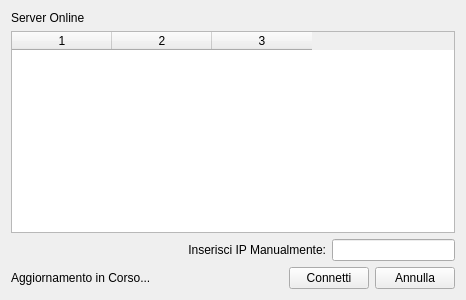
<?xml version="1.0" encoding="UTF-8"?>
<ui version="4.0">
 <class>ServerLister</class>
 <widget class="QWidget" name="ServerLister">
  <property name="geometry">
   <rect>
    <x>0</x>
    <y>0</y>
    <width>400</width>
    <height>300</height>
   </rect>
  </property>
  <property name="windowTitle">
   <string>Form</string>
  </property>
  <layout class="QGridLayout" name="gridLayout">
   <item row="0" column="0">
    <widget class="QLabel" name="label">
     <property name="text">
      <string>Server Online</string>
     </property>
    </widget>
   </item>
   <item row="2" column="0">
    <spacer name="horizontalSpacer_2">
     <property name="orientation">
      <enum>Qt::Horizontal</enum>
     </property>
     <property name="sizeHint" stdset="0">
      <size>
       <width>96</width>
       <height>20</height>
      </size>
     </property>
    </spacer>
   </item>
   <item row="2" column="1" colspan="3">
    <widget class="QLabel" name="ManualLabel">
     <property name="text">
      <string>Inserisci IP Manualmente:</string>
     </property>
     <property name="alignment">
      <set>Qt::AlignRight|Qt::AlignTrailing|Qt::AlignVCenter</set>
     </property>
     <property name="buddy">
      <cstring>ManualInput</cstring>
     </property>
    </widget>
   </item>
   <item row="2" column="4" colspan="2">
    <widget class="QLineEdit" name="ManualInput"/>
   </item>
   <item row="3" column="0" colspan="2">
    <widget class="QLabel" name="AggiornamentoLabel">
     <property name="text">
      <string>Aggiornamento in Corso...</string>
     </property>
    </widget>
   </item>
   <item row="3" column="2">
    <spacer name="horizontalSpacer">
     <property name="orientation">
      <enum>Qt::Horizontal</enum>
     </property>
     <property name="sizeHint" stdset="0">
      <size>
       <width>207</width>
       <height>20</height>
      </size>
     </property>
    </spacer>
   </item>
   <item row="3" column="3" colspan="2">
    <widget class="QPushButton" name="connectButton">
     <property name="minimumSize">
      <size>
       <width>80</width>
       <height>0</height>
      </size>
     </property>
     <property name="text">
      <string>Connetti</string>
     </property>
    </widget>
   </item>
   <item row="3" column="5">
    <widget class="QPushButton" name="cancelButton">
     <property name="minimumSize">
      <size>
       <width>80</width>
       <height>0</height>
      </size>
     </property>
     <property name="text">
      <string>Annulla</string>
     </property>
    </widget>
   </item>
   <item row="1" column="0" colspan="6">
    <widget class="QTableWidget" name="TabellaServer">
     <property name="horizontalScrollBarPolicy">
      <enum>Qt::ScrollBarAlwaysOff</enum>
     </property>
     <property name="editTriggers">
      <set>QAbstractItemView::NoEditTriggers</set>
     </property>
     <property name="dragDropOverwriteMode">
      <bool>false</bool>
     </property>
     <property name="selectionMode">
      <enum>QAbstractItemView::SingleSelection</enum>
     </property>
     <property name="selectionBehavior">
      <enum>QAbstractItemView::SelectRows</enum>
     </property>
     <property name="sortingEnabled">
      <bool>true</bool>
     </property>
     <property name="columnCount">
      <number>3</number>
     </property>
     <attribute name="horizontalHeaderHighlightSections">
      <bool>false</bool>
     </attribute>
     <attribute name="verticalHeaderVisible">
      <bool>false</bool>
     </attribute>
     <attribute name="verticalHeaderHighlightSections">
      <bool>false</bool>
     </attribute>
     <column/>
     <column/>
     <column/>
    </widget>
   </item>
  </layout>
 </widget>
 <tabstops>
  <tabstop>TabellaServer</tabstop>
  <tabstop>ManualInput</tabstop>
  <tabstop>connectButton</tabstop>
  <tabstop>cancelButton</tabstop>
 </tabstops>
 <resources/>
 <connections/>
</ui>
